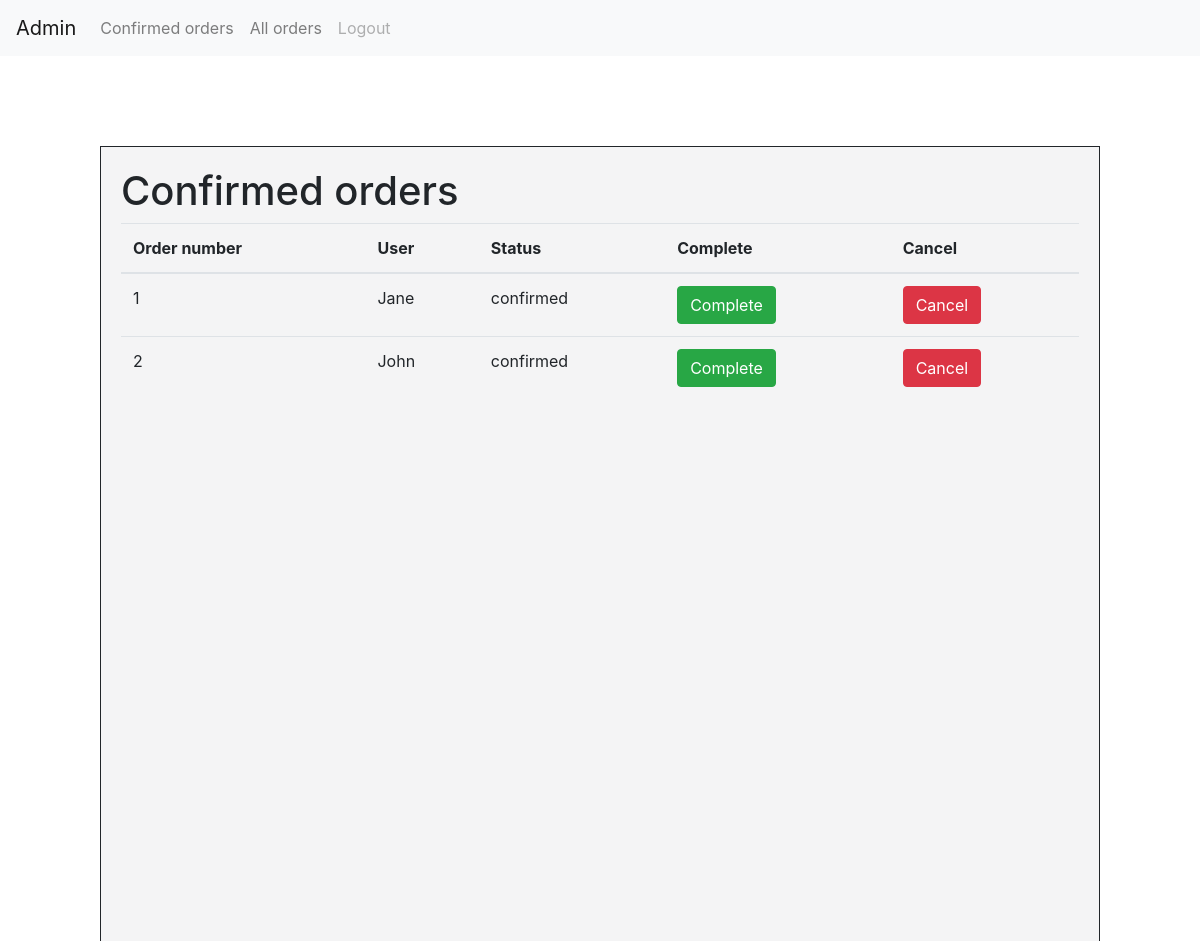
Page /staff_confirmed_orders (signed in) on the committed database.
### orders/models.py (models this page shows, shortened)
class Orders_tracking(models.Model):
    user = models.ForeignKey(User, on_delete=models.CASCADE)
    order_number = models.IntegerField(blank=True, null=True)
    status = models.CharField(max_length=15, blank=True, null=True)

### orders/views.py (the view)
# urls.py: path("staff_confirmed_orders", views.staff_confirmed_orders, name="staff_confirmed_orders"),
def staff_confirmed_orders(request):
    orders = Orders_tracking.objects.all()
    confirmed_orders = orders.filter(status="confirmed")
    context ={"Orders": confirmed_orders,
    }
    return render(request, "orders/staff_confirmed_orders.html", context)

### orders/templates/orders/staff_confirmed_orders.html (shortened to what this page needs)
{% extends "orders/base_staff.html" %}
{% block body %}
    <div class="menu-table">
        <h1>Confirmed orders</h1>
        <table class="table table-hover">
                <thead>
                    <tr>
                    <th scope="col">Order number</th>
                    <th scope="col">User</th>
                    <th scope="col">Status</th>
                    <th scope="col">Complete</th>
                    <th scope="col">Cancel</th>
                    </tr>
                </thead>
                <tbody>
                {% for order in Orders %}
                    <tr>
                    <td>{{order.order_number}}</td>
                    <td>{{order.user}}</td>
                    <td>{{order.status}}</td>
                    <td><button type="button" class="btn btn-success topping-button">Complete</button></td>
                    <td><button type="button" class="btn btn-danger topping-button">Cancel</button></td>
                    </tr>
                {% endfor %}
                </tbody>
            </table>
    </div>
{% endblock %}

### orders/templates/orders/base_staff.html (shortened to what this page needs)
{% load static %}
<!DOCTYPE html>
<html>
    <head>
        <link rel="stylesheet" href="{% static 'orders/styles.css' %}"/>
            <link rel="stylesheet" href="https://maxcdn.bootstrapcdn.com/bootstrap/4.0.0/css/bootstrap.min.css">
        <nav class="navbar navbar-expand-lg navbar-light bg-light">
                <a class="navbar-brand" href="#">{{user.username}}</a>
                <div class="collapse navbar-collapse" id="navbarNavAltMarkup">
                  <div class="navbar-nav">
                    <a class="nav-item nav-link" href="{% url 'staff_confirmed_orders' %}">Confirmed orders</a>
                    <a class="nav-item nav-link" href="{% url 'staff_all_orders' %}">All orders</a>
                    <a class="nav-item nav-link disabled" href="{% url 'logout' %}">Logout</a>
                  </div>
                </div>
              </nav>
    </head>
    <body>
        <div class="container-fluid">
          {% block body %}
          {% endblock %}
        </div>
    </body>
</html>

### orders/static/orders/styles.css (style rules this page uses)
.menu-table { width: 1000px; height: 800px; background-color: rgba(244, 244, 245, 0.945); border-style: solid; border-width: 1px; padding: 20px; position:absolute; left:0; right:0; top:150px; bottom:0; margin:auto; max-width:100%; max-height:100%; overflow:auto; }
a { color:red; }

### rows in the picture
Orders_tracking: order_number "1", user "Jane", status "confirmed"
Orders_tracking: order_number "2", user "John", status "confirmed"

### other values in the picture
{{ user.username }} "Admin"
